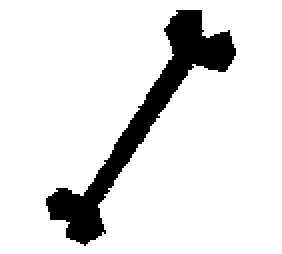
#> input picture images/Bone03.pgm, 141 x 127 px, given in place of Bone03.pgm.pgm, which was not available (shown 2 times larger)
$ python CBIR.py ../images/Bone03.pgm ../images/Bone06.pgm out.png   (older library calls are emulated)
#> lines starting #> are read from the running program, lines starting #| are printed output that depends on the picture; after the words box and inside, x2 and y2 are one past the last pixel; in counts of white or black regions, pixels touching at a corner belong together; pictures that were not available may be replaced by others from this repository, and a replacement may not be noted
#> in process_search_img, `img_gray = cv2.imread(input_img_path, cv2.COLOR_BGR2GRAY)`: img_gray: shape (127, 141); 88.5% white; 1 black region, box (x1, y1, x2, y2) and area: (23, 5, 118, 123) 2053
#> in process_search_img, `ret, threshold = cv2.threshold(img_gray, 0, 255, cv2.THRESH_BINARY+cv2..`: ret = 0
#> in process_search_img, `fd_q, hog_image_query = hog(img_gray, orientations=9, pixels_per_cell=..`:
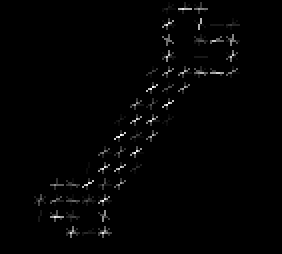
#> hog_image_query: shape (127, 141) float64 (shown 2 times larger); min 0, max 83.55, mean 1; drawn with min black and max white
#> in process_search_img, `fd_q, hog_image_query = hog(img_gray, orientations=9, pixels_per_cell=..`: fd_q = 8064 values, max 1 at index 5355, min 0 at index 0, mean 0.0244
#> in process_search_img, `img_blur3_input = cv2.GaussianBlur(img_gray,(3,3),0)`:
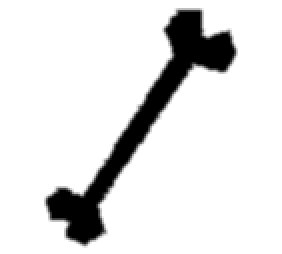
#> img_blur3_input: shape (127, 141) (shown 2 times larger); min 0, max 255, mean 225.8
#> the loop in process_search_img, `for ind in range(45,360,45):` made 7 passes
#> pass 3, in Rotation (call 3), `rotated_image = cv2.warpAffine(src=original_img, M=rotate_matrix, dsiz..`:
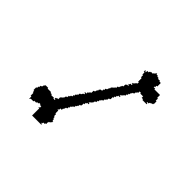
#> rotated_image: shape (189, 189); min 0, max 255, mean 240.3
#> after the loop in process_search_img, `for ind in range(45,360,45):`: rotated_imgs = 7 items
#> in process_search_img, `canny_input = cv2.Canny(img_blur3_input,225,250)`:
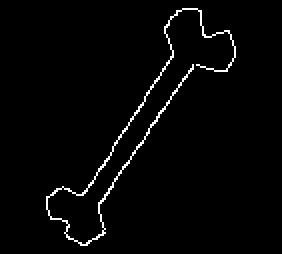
#> canny_input: shape (127, 141) (shown 2 times larger); 2.2% white in thin lines or dots, all inside (x1, y1, x2, y2) = (23, 4, 118, 123)
#> in CBIR, `(shape_x, shape_y, fd_q, img_blur1_input, img_blur3_input, img_blur5_i..`: shape_x = 127; shape_y = 141; rotated_imgs = 7 items
import glob
from itertools import count
import cv2
import numpy as np
import operator
import sys
from scipy.spatial import distance
import re
import math
from random import seed
from random import random

from skimage.feature import hog
from skimage import exposure

PATH_TO_IMGS = "./images/"
THRESHOLD_QUERY = 5.5

METRICS = ['eucli_fd','mse_fd','cos_fd','blur1_eucli','blur3_eucli','blur5_eucli',
            'rot45_eucli','rot90_eucli','rot135_eucli','rot180_eucli','rot225_eucli','rot270_eucli',
            'rot315_eucli','canny_eucli','erro1_mse','erro3_mse','erro5_mse','cos_blur1','cos_blur3','cos_blur5']

class OpenFile:
    def search_file(self):
        files = glob.glob(PATH_TO_IMGS+"*.pgm")
        return files

    def process_search_img(self, input_img_path):

        img_gray = cv2.imread(input_img_path, cv2.COLOR_BGR2GRAY)
        ret, threshold = cv2.threshold(img_gray, 0, 255, cv2.THRESH_BINARY+cv2.THRESH_OTSU)
        threshold = cv2.bitwise_not(threshold)

        shape_x, shape_y = threshold.shape

        #DESCRITOR HOG
        fd_q, hog_image_query = hog(img_gray, orientations=9, pixels_per_cell=(8, 8),
                	cells_per_block=(2, 2), visualize=True, multichannel=False)

        #GAUSSIAN BLUR PARA CONSIDERAÇÃO DE AUMENTO NA IMAGEM
        img_blur1_input = cv2.GaussianBlur(img_gray,(1,1),0)
        img_blur3_input = cv2.GaussianBlur(img_gray,(3,3),0)
        img_blur5_input = cv2.GaussianBlur(img_gray,(5,5),0)

        #ROTAÇÃO NA IMAGEM
        rotated_imgs = []
        for ind in range(45,360,45):
            rotaded = self.Rotation(img_gray,ind)
            rotated_imgs.append(rotaded)

        #DETECÇÃO DE BORDAS COM CANNY
        canny_input = cv2.Canny(img_blur3_input,225,250)

        return (shape_x, shape_y, fd_q, img_blur1_input, img_blur3_input, img_blur5_input, rotated_imgs, canny_input)

    # [29 lines left out: function process_search_img_MOD, not called in this run]

    def make_descriptors(self, input_img_path, shape_x, shape_y, fd_q, img_blur1_input, img_blur3_input, img_blur5_input, rotated_imgs, canny_input, input_img_test_path):
        img_tst = cv2.imread(input_img_test_path, cv2.COLOR_BGR2GRAY)
        ret, img_tst = cv2.threshold(img_tst, 0, 255, cv2.THRESH_BINARY+cv2.THRESH_OTSU)

        x,y = shape_x, shape_y
        img_tst = cv2.resize(img_tst,(y,x))

        #DESCRITOR HOG
        fd_db, hog_image_database = hog(img_tst, orientations=9, pixels_per_cell=(8, 8),
                	cells_per_block=(2, 2), visualize=True, multichannel=False)

        #DISTÂNCIA EUCLIDIANA
        eucli_fd = self.euclidean_1D(fd_q,fd_db)

        #ERRO MÉDIO QUADRÁTICO
        mse_fd = self.mse_1d(fd_q,fd_db)

        #DISTÂNCIA COSSENO
        cos_fd = distance.cosine(fd_q,fd_db)

        #GAUSSIAN BLUR PARA CONSIDERAÇÃO DE AUMENTO NA IMAGEM
        erro1_mse = self.mse_2imgs(img_tst,img_blur1_input,input_img_path,"IMG_BLUR1")
        blur1_eucli = self.euclidean_2D(img_blur1_input,img_tst)
        cos_blur1 = distance.cosine(img_blur1_input.flatten(),img_tst.flatten())

        erro3_mse = self.mse_2imgs(img_tst,img_blur3_input,input_img_path,"IMG_BLUR3")
        blur3_eucli = self.euclidean_2D(img_blur3_input,img_tst)
        cos_blur3 = distance.cosine(img_blur1_input.flatten(),img_tst.flatten())

        erro5_mse = self.mse_2imgs(img_tst,img_blur5_input,input_img_path,"IMG_BLUR5")
        blur5_eucli = self.euclidean_2D(img_blur5_input,img_tst)
        cos_blur5 = distance.cosine(img_blur1_input.flatten(),img_tst.flatten())

        #ROTAÇÃO NA IMAGEM
        rotate_values = []
        for it in range(len(rotated_imgs)):
            rotaded = rotated_imgs[it]
            img_tst_resize = cv2.resize(img_tst,(rotaded.shape[0],rotaded.shape[1]))
            if rotaded.shape[0] != img_tst_resize.shape[0]:
                img_tst_resize = cv2.resize(img_tst,(rotaded.shape[1],rotaded.shape[0]))
            rotate_eucli = self.euclidean_2D(rotaded,img_tst_resize)
            rotate_values.append(rotate_eucli)

        rot45_eucli = rotate_values[0]
        rot90_eucli = rotate_values[1]
        rot135_eucli = rotate_values[2]
        rot180_eucli = rotate_values[3]
        rot225_eucli = rotate_values[4]
        rot270_eucli = rotate_values[5]
        rot315_eucli = rotate_values[6]

        #DETECÇÃO DE BORDAS COM CANNY
        img_blur3_db = cv2.GaussianBlur(img_tst,(3,3),0)
        canny_input = cv2.Canny(img_blur3_input,225,250)
        canny_db = cv2.Canny(img_blur3_db,225,250)
        canny_eucli = self.euclidean_2D(canny_input,canny_db)

        return (eucli_fd,input_img_test_path,mse_fd,cos_fd,blur1_eucli,blur3_eucli,blur5_eucli,rot45_eucli,rot90_eucli,rot135_eucli,
        rot180_eucli,rot225_eucli,rot270_eucli,rot315_eucli,canny_eucli,erro1_mse,erro3_mse,erro5_mse,
        cos_blur1,cos_blur3,cos_blur5)

    # [64 lines left out: function make_descriptors_MOD, not called in this run]

    def mse_2imgs(self,imgA,imgB,query_name,prefix):
        erro = np.sum((imgA.astype("float") - imgB.astype("float")) **2)
        erro /= float(imgA.shape[0] * imgA.shape[1])
        return erro

    def mse_1d(self,imgA,imgB):
        mse_1d = np.sum((imgA-imgB)**2)
        mse_1d /= len(imgA)
        return mse_1d

    def euclidean_1D(self,imgA,imgB):
        eucli_1d = 0
        for xi in range(0,len(imgA)):
            eucli_1d += np.square(imgA[xi] - imgB[xi])
        eucli_1d = np.sqrt(eucli_1d)
        return eucli_1d

    def euclidean_2D(self,imgA,imgB):
        x,y = imgA.shape
        eucli_sum = 0
        for xi in range(0,x-1):
            for yi in range(0,y-1):
                eucli_sum = eucli_sum + np.square((int(imgA[xi][yi]) - int(imgB[xi][yi])))
        eucli = np.sqrt(eucli_sum)
        return eucli

    def find_related_imgs(self, query, shape_x, shape_y, fd_q, img_blur1_input, img_blur3_input, img_blur5_input, rotated_imgs, canny_input,imgv):
        similar_fd = []
        for img in imgv:

            [eucli_fd,img_path,mse_fd,cos_fd,blur1_eucli,blur3_eucli,blur5_eucli,
            rot45_eucli,rot90_eucli,rot135_eucli,rot180_eucli,rot225_eucli,rot270_eucli,
            rot315_eucli,canny_eucli,erro1_mse,erro3_mse,erro5_mse,cos_blur1,cos_blur3,cos_blur5] = of.make_descriptors(query, shape_x, shape_y, fd_q, img_blur1_input, img_blur3_input, img_blur5_input, rotated_imgs, canny_input,img)
#> in make_descriptors, `ret, img_tst = cv2.threshold(img_tst, 0, 255, cv2.THRESH_BINARY+cv2.TH..`: ret = 0
#> in make_descriptors, `x,y = shape_x, shape_y`: x = 127; y = 141
#> in make_descriptors, `fd_db, hog_image_database = hog(img_tst, orientations=9, pixels_per_ce..`: fd_db has the same summary as fd_q in process_search_img
#> after the loop in euclidean_1D, `for xi in range(0,len(imgA)):`: eucli_1d = 0
#> in make_descriptors, `erro3_mse = self.mse_2imgs(img_tst,img_blur3_input,input_img_path,"IMG..`: erro3_mse = 217.8
#> in make_descriptors, `blur3_eucli = self.euclidean_2D(img_blur3_input,img_tst)`: blur3_eucli = 1974.8
#> in make_descriptors, `cos_blur3 = distance.cosine(img_blur1_input.flatten(),img_tst.flatten())`: cos_blur3 = 0
#> in make_descriptors, `erro5_mse = self.mse_2imgs(img_tst,img_blur5_input,input_img_path,"IMG..`: erro5_mse = 321.4
#> in make_descriptors, `blur5_eucli = self.euclidean_2D(img_blur5_input,img_tst)`: blur5_eucli = 2399.1
#> in make_descriptors, `cos_blur5 = distance.cosine(img_blur1_input.flatten(),img_tst.flatten())`: cos_blur5 = 0
#> the loop in make_descriptors, `for it in range(len(rotated_imgs)):` made 7 passes
#> (x in euclidean_2D, y in euclidean_2D, eucli in euclidean_2D, rotate_eucli) on passes 1 to 7: (189, 189, 18887.3, 18887.3), (141, 127, 15778.2, 15778.2), (189, 189, 18965.1, 18965.1), (127, 141, 8325.7, 8325.7), (189, 189, 18898.4, 18898.4), (141, 127, 15778.4, 15778.4), (189, 189, 18979.6, 18979.6)
#> pass 1, in make_descriptors, `img_tst_resize = cv2.resize(img_tst,(rotaded.shape[0],rotaded.shape[1]))`:
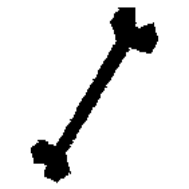
#> img_tst_resize: shape (189, 189); min 0, max 255, mean 225.8
#> pass 2, in make_descriptors, `img_tst_resize = cv2.resize(img_tst,(rotaded.shape[1],rotaded.shape[0]))`:
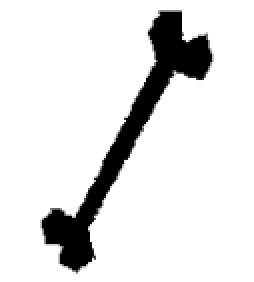
#> img_tst_resize: shape (141, 127) (shown 2 times larger); min 0, max 255, mean 225.8
#> after the loop in make_descriptors, `for it in range(len(rotated_imgs)):`:
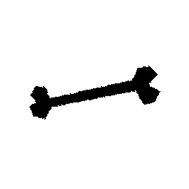
#> rotaded: shape (189, 189); min 0, max 255, mean 240.3
#> after the loop in make_descriptors, `for it in range(len(rotated_imgs)):`: rotate_values = [18887.3, 15778.2, 18965.1, 8325.7, 18898.4, 15778.4, 18979.6]
#> in make_descriptors, `rot45_eucli = rotate_values[0]`: rot45_eucli = 18887.3
#> in make_descriptors, `rot90_eucli = rotate_values[1]`: rot90_eucli = 15778.2
#> in make_descriptors, `rot135_eucli = rotate_values[2]`: rot135_eucli = 18965.1
#> in make_descriptors, `rot180_eucli = rotate_values[3]`: rot180_eucli = 8325.7
#> in make_descriptors, `rot225_eucli = rotate_values[4]`: rot225_eucli = 18898.4
#> in make_descriptors, `rot270_eucli = rotate_values[5]`: rot270_eucli = 15778.4
#> in make_descriptors, `rot315_eucli = rotate_values[6]`: rot315_eucli = 18979.6
#> in make_descriptors, `canny_eucli = self.euclidean_2D(canny_input,canny_db)`: canny_eucli = 0
#> in find_related_imgs, `[eucli_fd,img_path,mse_fd,cos_fd,blur1_eucli,blur3_eucli,blur5_eucli, ..`: blur3_eucli = 1974.8; blur5_eucli = 2399.1; rot45_eucli = 18887.3; rot90_eucli = 15778.2; rot135_eucli = 18965.1; rot180_eucli = 8325.7; rot225_eucli = 18898.4; rot270_eucli = 15778.4; rot315_eucli = 18979.6; canny_eucli = 0; erro3_mse = 217.8; erro5_mse = 321.4; cos_blur1 = 0

            similar_fd.append((img_path,eucli_fd,mse_fd,cos_fd,blur1_eucli,blur3_eucli,blur5_eucli,rot45_eucli,
            rot90_eucli,rot135_eucli,rot180_eucli,rot225_eucli,rot270_eucli,rot315_eucli,canny_eucli,erro1_mse,
            erro3_mse,erro5_mse,cos_blur1,cos_blur3,cos_blur5))
#> pass 2 of the loop in find_related_imgs, `for img in imgv:`:
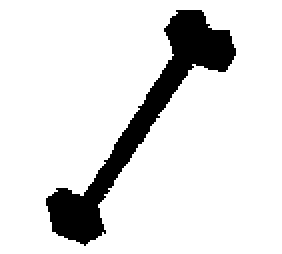
#> input picture images/Bone06.pgm, 141 x 127 px (shown 2 times larger)
#> img_tst: shape (127, 141); 87.9% white; 1 black region, box (x1, y1, x2, y2) and area: (23, 5, 118, 123) 2162
#> fd_db = 8064 values, max 1 at index 1579, min 0 at index 0, mean 0.0236
#> in make_descriptors (call 2), `eucli_fd = self.euclidean_1D(fd_q,fd_db)`: eucli_fd = 3.44
#> in make_descriptors (call 2), `mse_fd = self.mse_1d(fd_q,fd_db)`: mse_fd = 0.00147
#> in make_descriptors (call 2), `cos_fd = distance.cosine(fd_q,fd_db)`: cos_fd = 0.0712
#> in make_descriptors (call 2), `erro1_mse = self.mse_2imgs(img_tst,img_blur1_input,input_img_path,"IMG..`: erro1_mse = 395.8
#> in make_descriptors (call 2), `blur1_eucli = self.euclidean_2D(img_blur1_input,img_tst)`: blur1_eucli = 2662.3
#> in make_descriptors (call 2), `erro3_mse = self.mse_2imgs(img_tst,img_blur3_input,input_img_path,"IMG..`: erro3_mse = 525.2
#> in make_descriptors (call 2), `blur3_eucli = self.euclidean_2D(img_blur3_input,img_tst)`: blur3_eucli = 3066.8
#> in make_descriptors (call 2), `erro5_mse = self.mse_2imgs(img_tst,img_blur5_input,input_img_path,"IMG..`: erro5_mse = 595.3
#> in make_descriptors (call 2), `blur5_eucli = self.euclidean_2D(img_blur5_input,img_tst)`: blur5_eucli = 3265
#> the loop in make_descriptors (call 2), `for it in range(len(rotated_imgs)):` made 7 passes
#> (x in euclidean_2D, y in euclidean_2D, eucli in euclidean_2D, rotate_eucli) on passes 1 to 7: (189, 189, 19265.3, 19265.3), (141, 127, 15998.9, 15998.9), (189, 189, 19341.6, 19341.6), (127, 141, 8329.6, 8329.6), (189, 189, 19276.2, 19276.2), (141, 127, 15999.1, 15999.1), (189, 189, 19355.8, 19355.8)
#> pass 1, in make_descriptors (call 2), `img_tst_resize = cv2.resize(img_tst,(rotaded.shape[0],rotaded.shape[1]))`:
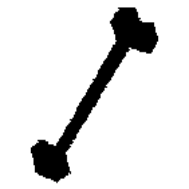
#> img_tst_resize: shape (189, 189); min 0, max 255, mean 224.2
#> after the loop in make_descriptors (call 2), `for it in range(len(rotated_imgs)):`: rotate_values = [19265.3, 15998.9, 19341.6, 8329.6, 19276.2, 15999.1, 19355.8]
#> in make_descriptors (call 2), `rot45_eucli = rotate_values[0]`: rot45_eucli = 19265.3
#> in make_descriptors (call 2), `rot90_eucli = rotate_values[1]`: rot90_eucli = 15998.9
#> in make_descriptors (call 2), `rot135_eucli = rotate_values[2]`: rot135_eucli = 19341.6
#> in make_descriptors (call 2), `rot180_eucli = rotate_values[3]`: rot180_eucli = 8329.6
#> in make_descriptors (call 2), `rot225_eucli = rotate_values[4]`: rot225_eucli = 19276.2
#> in make_descriptors (call 2), `rot270_eucli = rotate_values[5]`: rot270_eucli = 15999.1
#> in make_descriptors (call 2), `rot315_eucli = rotate_values[6]`: rot315_eucli = 19355.8
#> in make_descriptors (call 2), `canny_db = cv2.Canny(img_blur3_db,225,250)`:
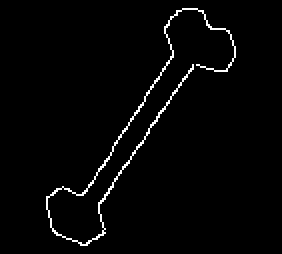
#> canny_db: shape (127, 141) (shown 2 times larger); 2.1% white in thin lines or dots, all inside (x1, y1, x2, y2) = (23, 4, 118, 123)
#> in make_descriptors (call 2), `canny_eucli = self.euclidean_2D(canny_input,canny_db)`: canny_eucli = 2280.8
#> in find_related_imgs, `[eucli_fd,img_path,mse_fd,cos_fd,blur1_eucli,blur3_eucli,blur5_eucli, ..`: eucli_fd = 3.44; mse_fd = 0.00147; cos_fd = 0.0712; blur1_eucli = 2662.3; blur3_eucli = 3066.8; blur5_eucli = 3265; rot45_eucli = 19265.3; rot90_eucli = 15998.9; rot135_eucli = 19341.6; rot180_eucli = 8329.6; rot225_eucli = 19276.2; rot270_eucli = 15999.1; rot315_eucli = 19355.8; canny_eucli = 2280.8; erro1_mse = 395.8; erro3_mse = 525.2; erro5_mse = 595.3
#> pass 3 of the loop in find_related_imgs, `for img in imgv:`:
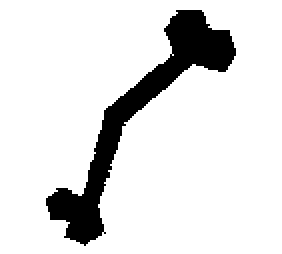
#> input picture images/Bone07.pgm, 141 x 127 px (shown 2 times larger)
#> img_tst: shape (127, 141); 87.9% white; 1 black region, box (x1, y1, x2, y2) and area: (23, 5, 118, 123) 2169
#> fd_db = 8064 values, max 1 at index 1471, min 0 at index 0, mean 0.0234
#> in make_descriptors (call 3), `eucli_fd = self.euclidean_1D(fd_q,fd_db)`: eucli_fd = 7.25
#> in make_descriptors (call 3), `mse_fd = self.mse_1d(fd_q,fd_db)`: mse_fd = 0.00651
#> in make_descriptors (call 3), `cos_fd = distance.cosine(fd_q,fd_db)`: cos_fd = 0.315
#> in make_descriptors (call 3), `erro1_mse = self.mse_2imgs(img_tst,img_blur1_input,input_img_path,"IMG..`: erro1_mse = 4146.9
#> in make_descriptors (call 3), `blur1_eucli = self.euclidean_2D(img_blur1_input,img_tst)`: blur1_eucli = 8617.3
#> in make_descriptors (call 3), `erro3_mse = self.mse_2imgs(img_tst,img_blur3_input,input_img_path,"IMG..`: erro3_mse = 3935.5
#> in make_descriptors (call 3), `blur3_eucli = self.euclidean_2D(img_blur3_input,img_tst)`: blur3_eucli = 8394.8
#> in make_descriptors (call 3), `erro5_mse = self.mse_2imgs(img_tst,img_blur5_input,input_img_path,"IMG..`: erro5_mse = 3864.7
#> in make_descriptors (call 3), `blur5_eucli = self.euclidean_2D(img_blur5_input,img_tst)`: blur5_eucli = 8319
#> the loop in make_descriptors (call 3), `for it in range(len(rotated_imgs)):` made 7 passes
#> (x in euclidean_2D, y in euclidean_2D, eucli in euclidean_2D, rotate_eucli) on passes 1 to 7: (189, 189, 19358.2, 19358.2), (141, 127, 15954.2, 15954.2), (189, 189, 19442.6, 19442.6), (127, 141, 11358.2, 11358.2), (189, 189, 19447.6, 19447.6), (141, 127, 15953, 15953), (189, 189, 19513.6, 19513.6)
#> pass 1, in make_descriptors (call 3), `img_tst_resize = cv2.resize(img_tst,(rotaded.shape[0],rotaded.shape[1]))`:
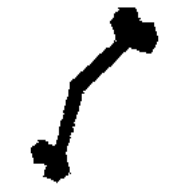
#> img_tst_resize: shape (189, 189); min 0, max 255, mean 224.1
#> after the loop in make_descriptors (call 3), `for it in range(len(rotated_imgs)):`: rotate_values = [19358.2, 15954.2, 19442.6, 11358.2, 19447.6, 15953, 19513.6]
#> in make_descriptors (call 3), `rot45_eucli = rotate_values[0]`: rot45_eucli = 19358.2
#> in make_descriptors (call 3), `rot90_eucli = rotate_values[1]`: rot90_eucli = 15954.2
#> in make_descriptors (call 3), `rot135_eucli = rotate_values[2]`: rot135_eucli = 19442.6
#> in make_descriptors (call 3), `rot180_eucli = rotate_values[3]`: rot180_eucli = 11358.2
#> in make_descriptors (call 3), `rot225_eucli = rotate_values[4]`: rot225_eucli = 19447.6
#> in make_descriptors (call 3), `rot270_eucli = rotate_values[5]`: rot270_eucli = 15953
#> in make_descriptors (call 3), `rot315_eucli = rotate_values[6]`: rot315_eucli = 19513.6
#> in make_descriptors (call 3), `canny_db = cv2.Canny(img_blur3_db,225,250)`:
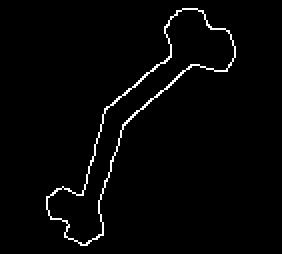
#> canny_db: shape (127, 141) (shown 2 times larger); 2.2% white in thin lines or dots, all inside (x1, y1, x2, y2) = (23, 4, 118, 123)
#> in make_descriptors (call 3), `canny_eucli = self.euclidean_2D(canny_input,canny_db)`: canny_eucli = 5263.1
#> in find_related_imgs, `[eucli_fd,img_path,mse_fd,cos_fd,blur1_eucli,blur3_eucli,blur5_eucli, ..`: eucli_fd = 7.25; mse_fd = 0.00651; cos_fd = 0.315; blur1_eucli = 8617.3; blur3_eucli = 8394.8; blur5_eucli = 8319; rot45_eucli = 19358.2; rot90_eucli = 15954.2; rot135_eucli = 19442.6; rot180_eucli = 11358.2; rot225_eucli = 19447.6; rot270_eucli = 15953; rot315_eucli = 19513.6; canny_eucli = 5263.1; erro1_mse = 4146.9; erro3_mse = 3935.5; erro5_mse = 3864.7
#> the loop made 4 passes; the first 3 are shown
        return similar_fd

    # [33 lines left out: functions find_related_imgs_MOD, show_related_img, precision_recall, not called in this run]

    def Rotation(self,original_img,rotation):
        # Extracting height and width from image shape
        height, width = original_img.shape[:2]

        # get the center coordinates of the image to create the 2D rotation matrix
        center = (width/2, height/2)

        # using cv2.getRotationMatrix2D() to get the rotation matrix
        rotate_matrix = cv2.getRotationMatrix2D(center=center, angle=rotation, scale=1)

        # para evitar corte no limite da imagem
        radians = math.radians(rotation)
        sin = math.sin(radians)
        cos = math.cos(radians)
        bound_w = int((height * abs(sin)) + (width * abs(cos)))
        bound_h = int((height * abs(cos)) + (width * abs(sin)))

        rotate_matrix[0, 2] += ((bound_w / 2) - center[0])
        rotate_matrix[1, 2] += ((bound_h / 2) - center[1])

        # rotate the image using cv2.warpAffine rotation degree anticlockwise
        rotated_image = cv2.warpAffine(src=original_img, M=rotate_matrix, dsize=(bound_w, bound_h), borderValue=(255,255,255))

        return rotated_image

    # [27 lines left out: function Random_RotationScale, not called in this run]

    def evaluate_results(self,similar_fd,N,input_name):
        P_VALUE = []
        max_ind = []
        for x in range(1,21):
            similar_fd.sort(key = operator.itemgetter(x))
            P,R,F = of.precision_recall(int(N),similar_fd,input_name)
            print("METRIC: "+ str(METRICS[x-1]) +" |  P: " + str(P) + " | R: " + str(R) + " | F: " + str(F))
            P_VALUE.append(P)
        # self.print_table_latex(P_VALUE)
        for x in range(0,len(P_VALUE)):
            if np.max(P_VALUE) == P_VALUE[x]:
                print("MAX P_VALUE: "+str(np.max(P_VALUE))+" INDICE: "+str(x))
                max_ind.append(x+1)
        if len(max_ind) > 1:
            img = []
            for x in range(0,len(max_ind)):
                similar_fd.sort(key = operator.itemgetter(max_ind[x]))
                img.append(self.show_related_img(PATH_TO_IMGS+str(sys.argv[1])+".pgm",similar_fd,int(N),1))
            cv2.imshow("RESULTADOS",np.concatenate(img,axis=0))
            # cv2.imshow("RESULTADOS",np.concatenate(img[0],axis=0))
            cv2.waitKey(0)
            cv2.destroyAllWindows()
            # cv2.imwrite("./results/result_"+str(input_name)+".jpg",np.concatenate(img,axis=0))
            # cv2.imwrite("./results/result_"+str(input_name)+".jpg",img[0])
        else:
            similar_fd.sort(key = operator.itemgetter(np.argmax(P_VALUE)+1))
            img = self.show_related_img(PATH_TO_IMGS+str(sys.argv[1])+".pgm",similar_fd,int(N),1)
            cv2.imshow("RESULTADOS",img)
            cv2.waitKey(0)
            cv2.destroyAllWindows()
            # cv2.imwrite("./results/result_"+str(input_name)+".jpg",img)
        return similar_fd

    def CBIR(self,input_img,N):

        img_files = self.search_file()

        query = input_img

        (shape_x, shape_y, fd_q, img_blur1_input, img_blur3_input, img_blur5_input, rotated_imgs, canny_input) = self.process_search_img(input_img)

        similar_fd = []
        similar_fd = self.find_related_imgs(query, shape_x, shape_y, fd_q, img_blur1_input, img_blur3_input, img_blur5_input, rotated_imgs, canny_input,img_files)

        similar_fd = self.evaluate_results(similar_fd,N,sys.argv[1])
        save_result = sys.argv[3]
        self.show_related_img(query,similar_fd,int(N),int(save_result))

    # [13 lines left out: function CBIR_MOD, not called in this run]

""""
=================ARGUMENTOSS PARA RODAR O PROGRAMA=================
    python3 script.py argv[1] argv[2] argv[3]
    - argv[1] = SEARCH_IMG (Somente o nome do arquivo de entrada sem a extensão)
    - argv[2] = N (Quantidade de imagens a serem retornadas)
    - argv[3] = SAVE_RESULT (0 - Não salva a imagem com os correspondentes | 1 - Salva a imagem com os correpondentes)

    função CBIR - faz a busca das N imagens mais semelheantes com a imagem de entrada
    função CBIR_MOD - Aplica uma escala e rotação, tanto na imagem de entrada quanto nas imagens de busca,
    faz a busca das N imagens mais semelheantes com a imagem de entrada
"""

if __name__ == "__main__":
    of = OpenFile()

    seed(2)
    print("#################################\tCBIR\t#################################")
#> (the run stopped early here; a loop or call above may not have finished)
